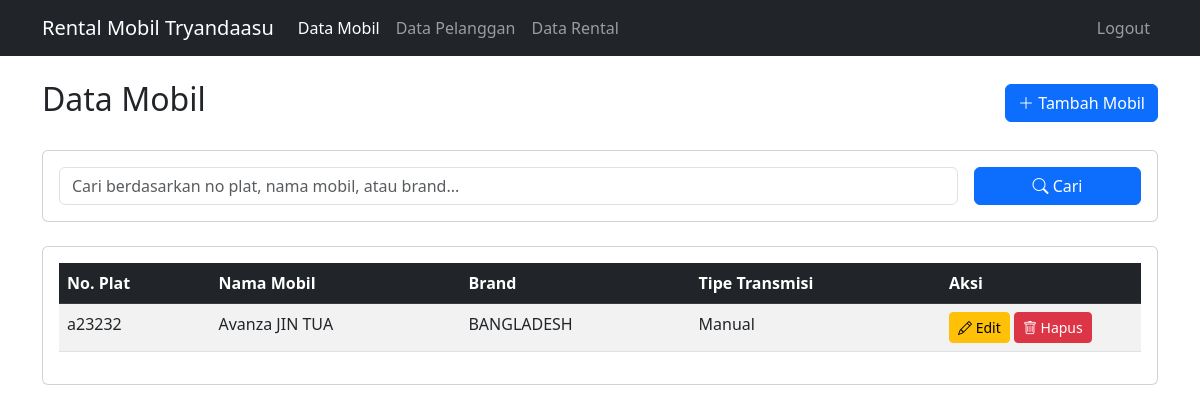
The app's page /mobil.php (signed in) with its own data.
### tables this page shows
CREATE TABLE `tbl_mobil_tryandaasu` (
  `no_plat_tryandaasu` varchar(10) NOT NULL,
  `nama_mobil_tryandaasu` varchar(25) DEFAULT NULL,
  `brand_mobil_tryandaasu` varchar(25) DEFAULT NULL,
  `tipe_transmisi_tryandaasu` varchar(10) DEFAULT NULL
);

### mobil.php (the view, shortened to what this page needs)
<?php
require_once 'koneksi.php';
$search = isset($_GET['search']) ? $conn->real_escape_string($_GET['search']) : '';
$query = "SELECT * FROM tbl_mobil_tryandaasu";
$result = $conn->query($query);
?>
<!DOCTYPE html>
<html lang="en">
<head>
    <link href="https://cdn.jsdelivr.net/npm/bootstrap@5.3.0/dist/css/bootstrap.min.css" rel="stylesheet">
    <link href="https://cdn.jsdelivr.net/npm/sweetalert2@11.0.19/dist/sweetalert2.min.css" rel="stylesheet">
    <link rel="stylesheet" href="https://cdn.jsdelivr.net/npm/bootstrap-icons@1.7.2/font/bootstrap-icons.css">
</head>
<body>
    <nav class="navbar navbar-expand-lg navbar-dark bg-dark">
        <div class="container">
            <a class="navbar-brand" href="index.php">Rental Mobil Tryandaasu</a>
            <div class="collapse navbar-collapse" id="navbarNav">
                <ul class="navbar-nav me-auto">
                    <li class="nav-item">
                        <a class="nav-link active" href="mobil.php">Data Mobil</a>
                    </li>
                    <li class="nav-item">
                        <a class="nav-link" href="pelanggan.php">Data Pelanggan</a>
                    </li>
                    <li class="nav-item">
                        <a class="nav-link" href="rental.php">Data Rental</a>
                    </li>
                </ul>
                <ul class="navbar-nav">
                    <li class="nav-item">
                        <a class="nav-link" href="logout.php">Logout</a>
                    </li>
                </ul>
            </div>
        </div>
    </nav>
    <div class="container mt-4">
        <div class="d-flex justify-content-between align-items-center mb-4">
            <h2>Data Mobil</h2>
            <a href="tambah_mobil.php" class="btn btn-primary">
                <i class="bi bi-plus-lg"></i> Tambah Mobil
            </a>
        </div>
        <div class="card mb-4">
            <div class="card-body">
                <form method="GET" class="row g-3">
                    <div class="col-md-10">
                        <input type="text" class="form-control" name="search" placeholder="Cari berdasarkan no plat, nama mobil, atau brand..." value="<?php echo $search; ?>">
                    </div>
                    <div class="col-md-2">
                        <button type="submit" class="btn btn-primary w-100">
                            <i class="bi bi-search"></i> Cari
                        </button>
                    </div>
                </form>
            </div>
        </div>
        <div class="card">
            <div class="card-body">
                <div class="table-responsive">
                    <table class="table table-striped table-hover">
                        <thead class="table-dark">
                            <tr>
                                <th>No. Plat</th>
                                <th>Nama Mobil</th>
                                <th>Brand</th>
                                <th>Tipe Transmisi</th>
                                <th width="200">Aksi</th>
                            </tr>
                        </thead>
                        <tbody>
                            <?php if ($result->num_rows > 0): ?>
                                <?php while ($row = $result->fetch_assoc()): ?>
                                    <tr>
                                        <td><?php echo htmlspecialchars($row['no_plat_tryandaasu']); ?></td>
                                        <td><?php echo htmlspecialchars($row['nama_mobil_tryandaasu']); ?></td>
                                        <td><?php echo htmlspecialchars($row['brand_mobil_tryandaasu']); ?></td>
                                        <td><?php echo htmlspecialchars($row['tipe_transmisi_tryandaasu']); ?></td>
                                        <td>
                                            <a href="edit_mobil.php?id=<?php echo $row['no_plat_tryandaasu']; ?>" class="btn btn-warning btn-sm">
                                                <i class="bi bi-pencil"></i> Edit
                                            </a>
                                            <button onclick="confirmDelete('<?php echo $row['no_plat_tryandaasu']; ?>')" class="btn btn-danger btn-sm">
                                                <i class="bi bi-trash"></i> Hapus
                                            </button>
                                        </td>
                                    </tr>
                                <?php endwhile; ?>
                            <?php else: ?>
                                <tr>
                                    <td colspan="5" class="text-center">Tidak ada data mobil</td>
                                </tr>
                            <?php endif; ?>
                        </tbody>
                    </table>
                </div>
            </div>
        </div>
    </div>
</body>
</html>

### records on screen
tbl_mobil_tryandaasu: no_plat_tryandaasu "a23232", nama_mobil_tryandaasu "Avanza JIN TUA", brand_mobil_tryandaasu "BANGLADESH", tipe_transmisi_tryandaasu "Manual"
